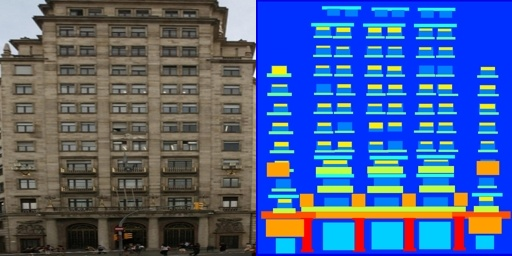
#> input picture 2,3,4PyTorch-GAN-master/implementations/pix2pix/facades/facades/train/102.jpg, 512 x 256 px
$ python prepare_facades_for_cyclegan.py
#> lines starting #> are read from the running program, lines starting #| are printed output that depends on the picture
# prepare_facades_for_cyclegan.py
# pix2pix용 facades(좌 A | 우 B)를 cyclegan용 비정렬(unpaired) 구조로 변환
import os, glob
from PIL import Image

# 원본 facades 위치(앞에서 받은 데이터): ..\pix2pix\facades\facades\{train,test}
SRC = r"..\pix2pix\facades\facades"
# CycleGAN이 읽는 위치: .\data\facades_cyclegan\{trainA,trainB,testA,testB}
DST = r".\data\facades_cyclegan"

def split_set(src_dir, dstA, dstB):
#> called with src_dir = '..\\pix2pix\\facades\\facades/train', dstA = '.\\data\\facades_cyclegan/trainA', dstB = '.\\data\\facades_cyclegan/trainB'
    os.makedirs(dstA, exist_ok=True)
    os.makedirs(dstB, exist_ok=True)
    files = sorted(glob.glob(os.path.join(src_dir, "*.jpg")))
    if not files:
        raise SystemExit(f"[err] no images in {src_dir}. Check SRC path.")
    for p in files:
        img = Image.open(p).convert("RGB")
#> img is the input picture: PIL image 512x256 RGB; mean R, G, B 72.7, 94.4, 143.1
        w, h = img.size
#> w = 512; h = 256
        A = img.crop((0, 0, w // 2, h))    # 왼쪽(A)
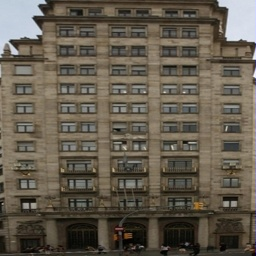
#> A: PIL image 256x256 RGB; mean R, G, B 99, 91, 77.7
        B = img.crop((w // 2, 0, w, h))    # 오른쪽(B)
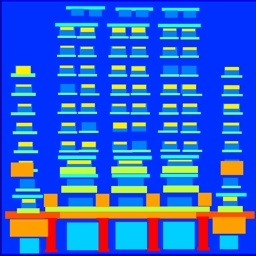
#> B: PIL image 256x256 RGB; mean R, G, B 46.3, 97.7, 208.5
        base = os.path.splitext(os.path.basename(p))[0]
        A.save(os.path.join(dstA, base + ".jpg"))
        B.save(os.path.join(dstB, base + ".jpg"))

if __name__ == "__main__":
    train_src = os.path.join(SRC, "train")
    test_src  = os.path.join(SRC, "test")

    split_set(train_src, os.path.join(DST, "trainA"), os.path.join(DST, "trainB"))
    split_set(test_src,  os.path.join(DST, "testA"),  os.path.join(DST, "testB"))
#> call 2 of split_set, with src_dir = '..\\pix2pix\\facades\\facades/test', dstA = '.\\data\\facades_cyclegan/testA', dstB = '.\\data\\facades_cyclegan/testB'
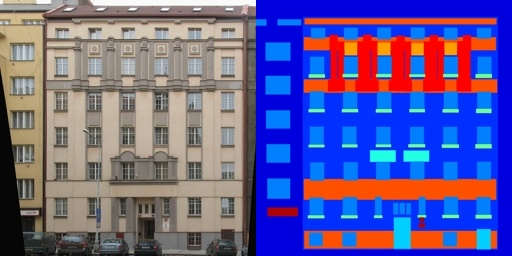
#> input picture 2,3,4PyTorch-GAN-master/implementations/pix2pix/facades/facades/test/1.jpg, 512 x 256 px
#> in split_set, img is the input picture: PIL image 512x256 RGB; mean R, G, B 99.8, 93.7, 150.5
#> in split_set (call 2), `A = img.crop((0, 0, w // 2, h))`:
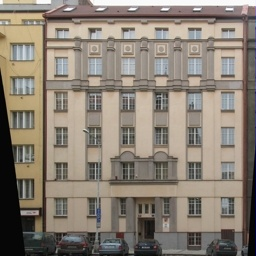
#> A: PIL image 256x256 RGB; mean R, G, B 137.9, 128.2, 116.6
#> in split_set (call 2), `B = img.crop((w // 2, 0, w, h))`:
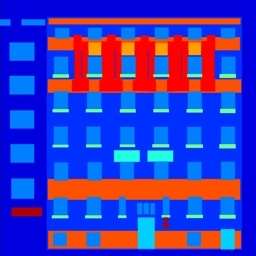
#> B: PIL image 256x256 RGB; mean R, G, B 61.7, 59.2, 184.4

    # 개수 출력
    for sub in ["trainA","trainB","testA","testB"]:
        d = os.path.join(DST, sub)
        n = len(glob.glob(os.path.join(d, "*.jpg")))
        print(f"[ok] {sub}: {n}")
